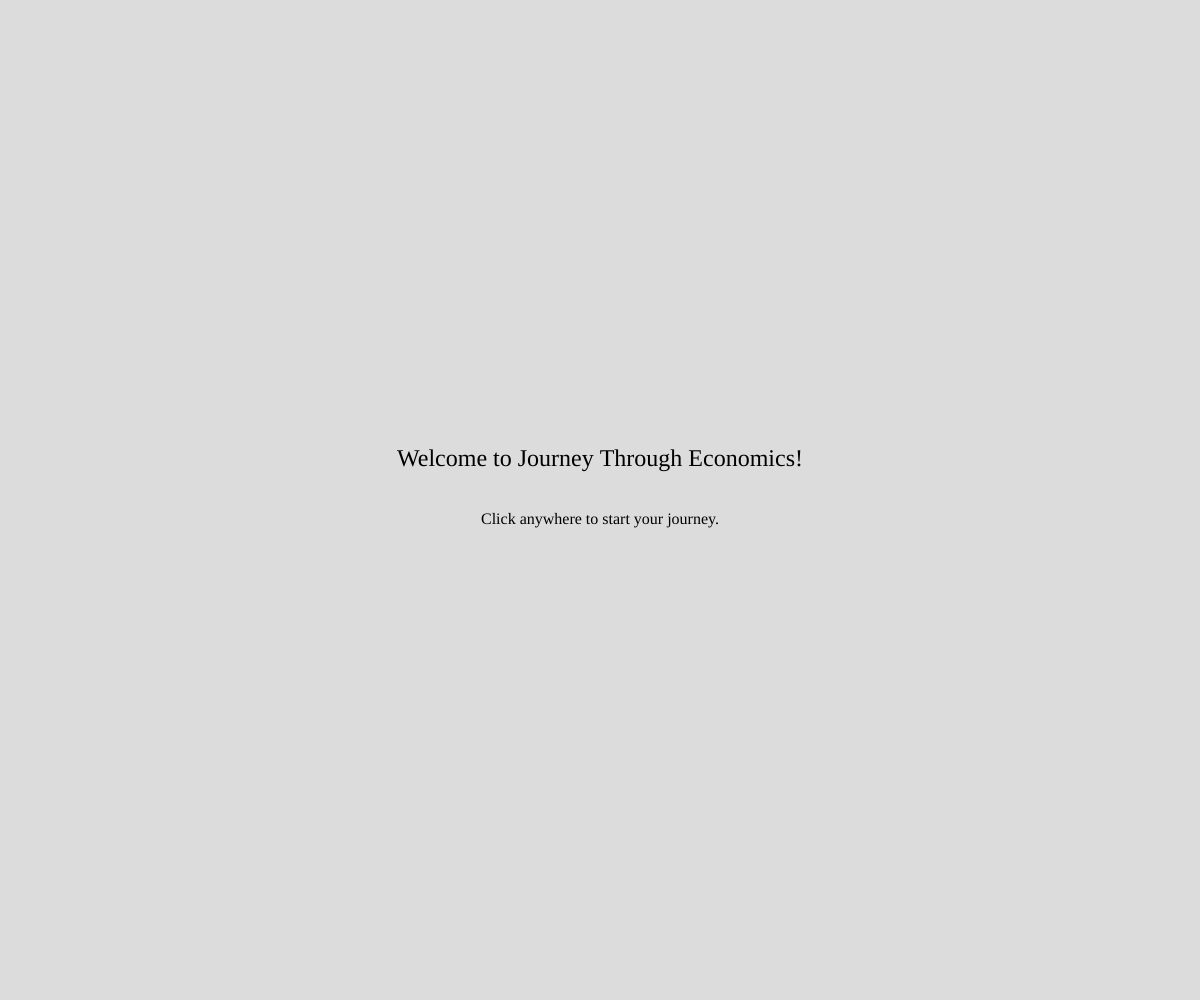
Frame 1 (no input)
Frame 60 (no input): identical to frame 1, image omitted
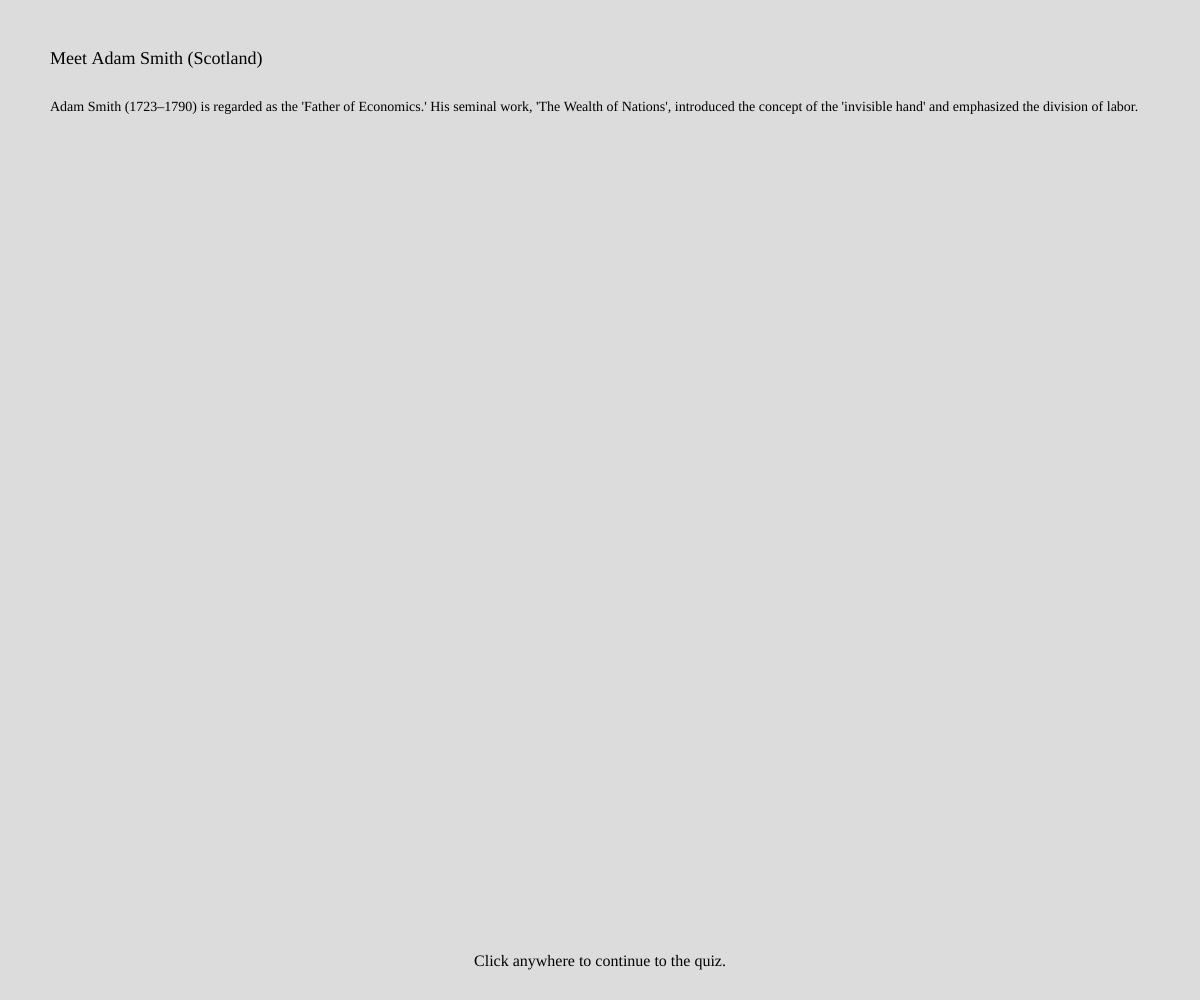
Frame 120 (the mouse pressed at the canvas centre since frame 60)

The p5.js sketch that drew these frames (run headless with seeded random() and noise() and a simulated clock; from frame 60 on, the mouse is pressed at the canvas centre):

// p5.js sketch
// ── sketch.js
let economists = [
  {
    name: "Adam Smith (Scotland)",
    info: "Adam Smith (1723–1790) is regarded as the 'Father of Economics.' His seminal work, 'The Wealth of Nations', introduced the concept of the 'invisible hand' and emphasized the division of labor.",
    question: "Which idea is most associated with Adam Smith?",
    options: ["The invisible hand", "Comparative advantage", "Creative destruction"],
    answer: 0
  },
  {
    name: "David Ricardo (England)",
    info: "David Ricardo (1772–1823) developed the theory of comparative advantage, explaining why nations benefit from trade. He also studied economic rent and the distribution of wealth.",
    question: "What is the principle of comparative advantage about?",
    options: ["Specialization in goods with lower opportunity costs", "Eliminating trade barriers", "Maximizing profits in agriculture"],
    answer: 0
  },
  {
    name: "Thomas Malthus (England)",
    info: "Thomas Malthus (1766–1834) argued that population growth would outstrip food supply, leading to famine. His ideas influenced discussions on population and sustainability.",
    question: "What concept is Malthus most associated with?",
    options: ["Economic cycles", "Population growth outstripping resources", "The invisible hand"],
    answer: 1
  },
  {
    name: "Jean-Baptiste Say (France)",
    info: "Jean-Baptiste Say (1767–1832) is known for Say's Law: 'Supply creates its own demand.' He highlighted the role of production in economic growth.",
    question: "What does Say's Law suggest?",
    options: ["Demand drives production", "Supply creates its own demand", "Markets always reach equilibrium"],
    answer: 1
  },
  {
    name: "Vilfredo Pareto (Italy)",
    info: "Vilfredo Pareto (1848–1923) formulated the Pareto Principle, which states that 80% of effects come from 20% of causes. He also worked on income distribution.",
    question: "What is the Pareto Principle?",
    options: ["80% of wealth is held by 20% of people", "Markets are always efficient", "All resources are perfectly allocated"],
    answer: 0
  },
  {
    name: "Leon Walras (France)",
    info: "Leon Walras (1834–1910) developed general equilibrium theory, explaining how markets interact. His work was foundational for modern economic theory.",
    question: "What did Walras contribute to economics?",
    options: ["Labor theory of value", "General equilibrium theory", "Creative destruction"],
    answer: 1
  },
  {
    name: "Alfred Marshall (England)",
    info: "Alfred Marshall (1842–1924) contributed to microeconomics by developing concepts such as elasticity, consumer surplus, and marginal utility.",
    question: "What key concept is attributed to Alfred Marshall?",
    options: ["Economic rent", "Marginal utility", "Comparative advantage"],
    answer: 1
  },
  {
    name: "Joseph Schumpeter (Austria)",
    info: "Joseph Schumpeter (1883–1950) coined the term 'creative destruction,' describing how innovation disrupts industries and fosters growth.",
    question: "What does Schumpeter's 'creative destruction' describe?",
    options: ["Markets collapsing due to inefficiency", "Innovation replacing outdated industries", "Equilibrium in competitive markets"],
    answer: 1
  },
  {
    name: "Friedrich Hayek (Austria)",
    info: "Friedrich Hayek (1899–1992) argued for free-market economics and emphasized the dangers of central planning in *The Road to Serfdom*.",
    question: "What is Hayek best known for?",
    options: ["General equilibrium theory", "Free-market economics", "Comparative advantage"],
    answer: 1
  },
  {
    name: "Francois Quesnay (France)",
    info: "Francois Quesnay (1694–1774) was a Physiocrat who argued that agriculture was the source of all wealth. His *Tableau Économique* modeled the flow of goods and money.",
    question: "What was Quesnay's main contribution?",
    options: ["Labor theory of value", "Economic flow models", "Industrial production theories"],
    answer: 1
  },
  {
    name: "Karl Marx (Germany)",
    info: "Karl Marx (1818–1883) critiqued capitalism in *Das Kapital*, focusing on class struggles and labor exploitation. He argued for socialism as an alternative system.",
    question: "What was Marx's focus in his economic theories?",
    options: ["Free trade", "Class struggle and labor", "Monetary policy"],
    answer: 1
  },
  {
    name: "John Stuart Mill (England)",
    info: "John Stuart Mill (1806–1873) expanded on classical economics, addressing issues like liberty, utilitarianism, and the role of government in the economy.",
    question: "Which topic did John Stuart Mill emphasize?",
    options: ["Agricultural efficiency", "Economic liberty", "Population growth"],
    answer: 1
  },
  {
    name: "Friedrich Engels (Germany)",
    info: "Friedrich Engels (1820–1895) co-authored *The Communist Manifesto* with Marx, critiquing capitalism and its societal impacts, while advocating for socialism.",
    question: "What did Engels focus on in his writings?",
    options: ["Agrarian economics", "Capitalism and class struggle", "Trade imbalances"],
    answer: 1
  },
  {
    name: "Carl Menger (Austria)",
    info: "Carl Menger (1840–1921) founded the Austrian School of Economics, emphasizing subjective value and marginal utility in economic decisions.",
    question: "What school of thought is Carl Menger associated with?",
    options: ["Keynesian", "Austrian", "Physiocratic"],
    answer: 1
  }
  
];


let state = "start"; // start, info, quiz, feedback, end
let currentEconomist = 0;
let score = 0;
let feedback = "";

function setup() {
  createCanvas(windowWidth, windowHeight);
  background('white')
}

function draw() {
  background(220);
  if (state === "start") {
    drawStartScreen();
  } else if (state === "info") {
    drawInfoScreen();
  } else if (state === "quiz") {
    drawQuizScreen();
  } else if (state === "feedback") {
    drawFeedbackScreen();
  } else if (state === "end") {
    drawEndScreen();
  }
}

function drawStartScreen() {
  textAlign(CENTER, CENTER);
  textFont('Verdana')
  textSize(24);
  text("Welcome to Journey Through Economics!", width / 2, height / 2 - 40);
  textSize(16);
  text("Click anywhere to start your journey.", width / 2, height / 2 + 20);
}

function drawInfoScreen() {
  let economist = economists[currentEconomist];
  textAlign(LEFT, TOP);
  textSize(18);
  text(`Meet ${economist.name}`, 50, 50);
  textSize(14);
  text(economist.info, 50, 100, width - 100);
  textAlign(CENTER, BOTTOM);
  textSize(16);
  text("Click anywhere to continue to the quiz.", width / 2, height - 30);
}

function drawQuizScreen() {
  let economist = economists[currentEconomist];
  textAlign(LEFT, TOP);
  textSize(18);
  text(economist.question, 50, 50);
  for (let i = 0; i < economist.options.length; i++) {
    let y = 120 + i * 40;
    textSize(14);
    text(`${i + 1}: ${economist.options[i]}`, 50, y);
  }
  textAlign(CENTER, BOTTOM);
  textSize(16);
  text("Press the number key corresponding to your answer.", width / 2, height - 30);
}

function drawFeedbackScreen() {
  textAlign(CENTER, CENTER);
  textSize(18);
  text(feedback, width / 2, height / 2 - 20);
  textSize(16);
  text("Click anywhere to continue.", width / 2, height / 2 + 20);
}

function drawEndScreen() {
  textAlign(CENTER, CENTER);
  textSize(24);
  text("Congratulations! You've completed the journey!", width / 2, height / 2 - 40);
  textSize(16);
  text(`Your score: ${score}/${economists.length}`, width / 2, height / 2 + 20);
}

function mousePressed() {
  if (state === "start") {
    state = "info";
  } else if (state === "info") {
    state = "quiz";
  } else if (state === "feedback") {
    currentEconomist++;
    if (currentEconomist >= economists.length) {
      state = "end";
    } else {
      state = "info";
    }
  } else if (state === "end") {
    currentEconomist = 0;
    score = 0;
    state = "start";
  }
}

function keyPressed() {
  if (state === "quiz") {
    let economist = economists[currentEconomist];
    if (keyCode >= 49 && keyCode <= 51) { // Number keys 1, 2, 3
      let answer = keyCode - 49; // Convert keyCode to array index (0, 1, 2)
      if (answer === economist.answer) {
        score++;
        feedback = "Correct! Well done.";
      } else {
        feedback = `Incorrect. The correct answer was: "${economist.options[economist.answer]}".`;
      }
      state = "feedback";
    }
  }
}
